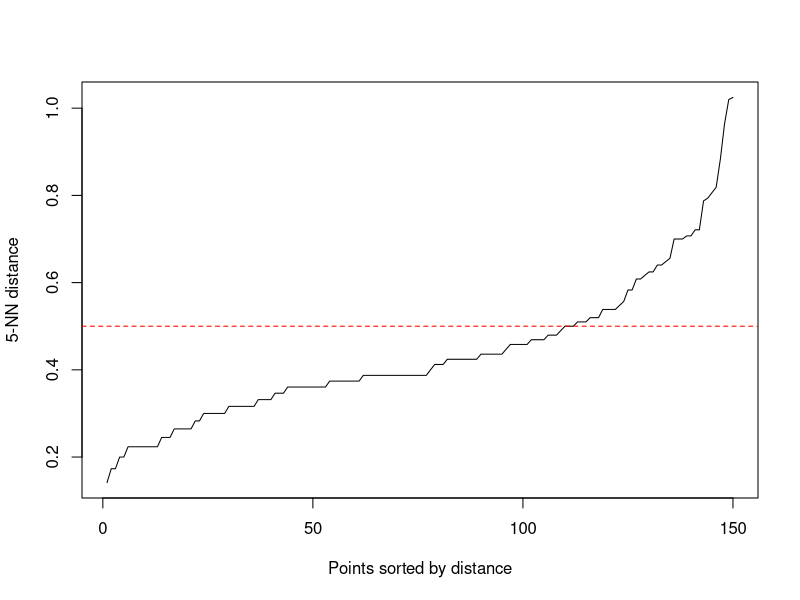
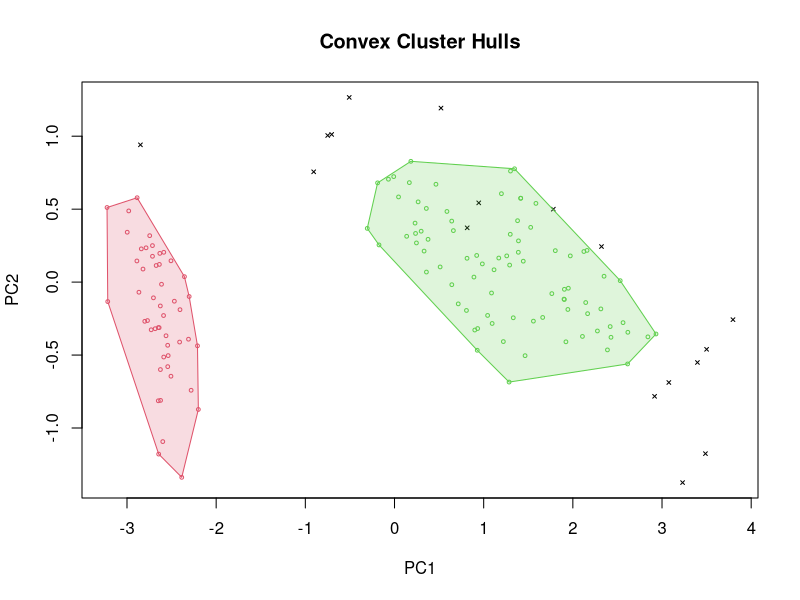
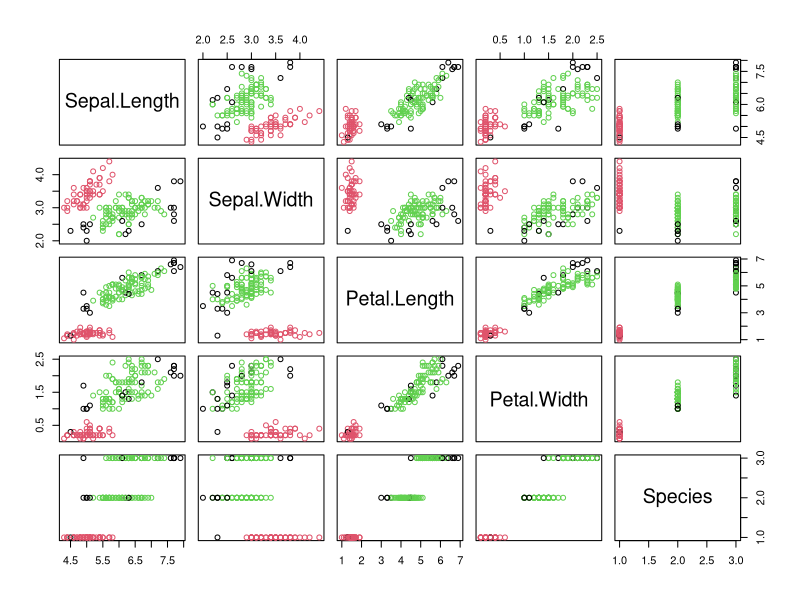
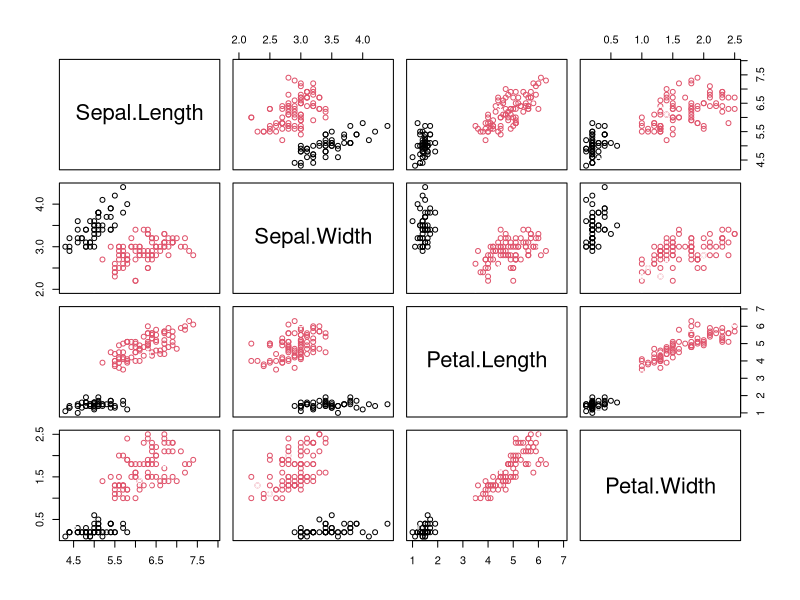

Source code (R) for these figures, in order: (Note: this script raises an error after producing the figures.)
library(dbscan)
kNNdistplot(iris[-5], k = 5)
 abline(h=.5, col = "red", lty=2)
res <- dbscan(iris[-5], eps = .5, minPts = 5)
 res
hullplot(iris[-5], res)

 pairs(iris, col = res$cluster + 1L)
 plot(iris[-5], col=res$cluster)
 points(iris[-5][res$cluster==0,], pch = 3, col = "grey")
predict(res, x[1:25,], data = x)
